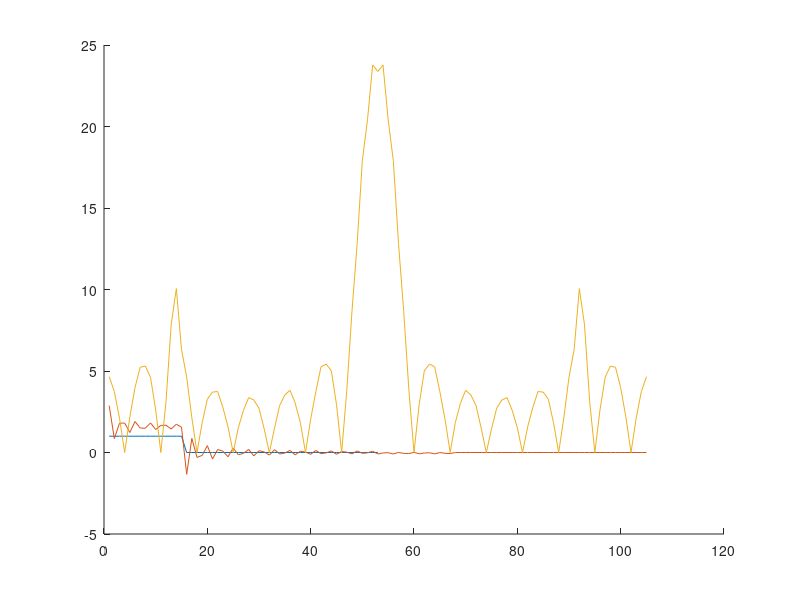

Recreate this plot in MATLAB.
clc;
close all;
 
N=53;

fp=15;
fs = 40;
delta_f=5;

n=(1:1:N);

fc=fp+(delta_f/2);

w = [ones(1,15),zeros(1, N-15)];
%w2 = fft(w);
hD= 2*fc*sinc(2*pi*fc*n/fs);
h2 = conv(w,hD);
h3 = abs(fft(h2));
hold on;
plot(w);
%plot(hD);
plot(h2);
plot(fftshift(h3));
%plot(fftshift(abs(w2)));